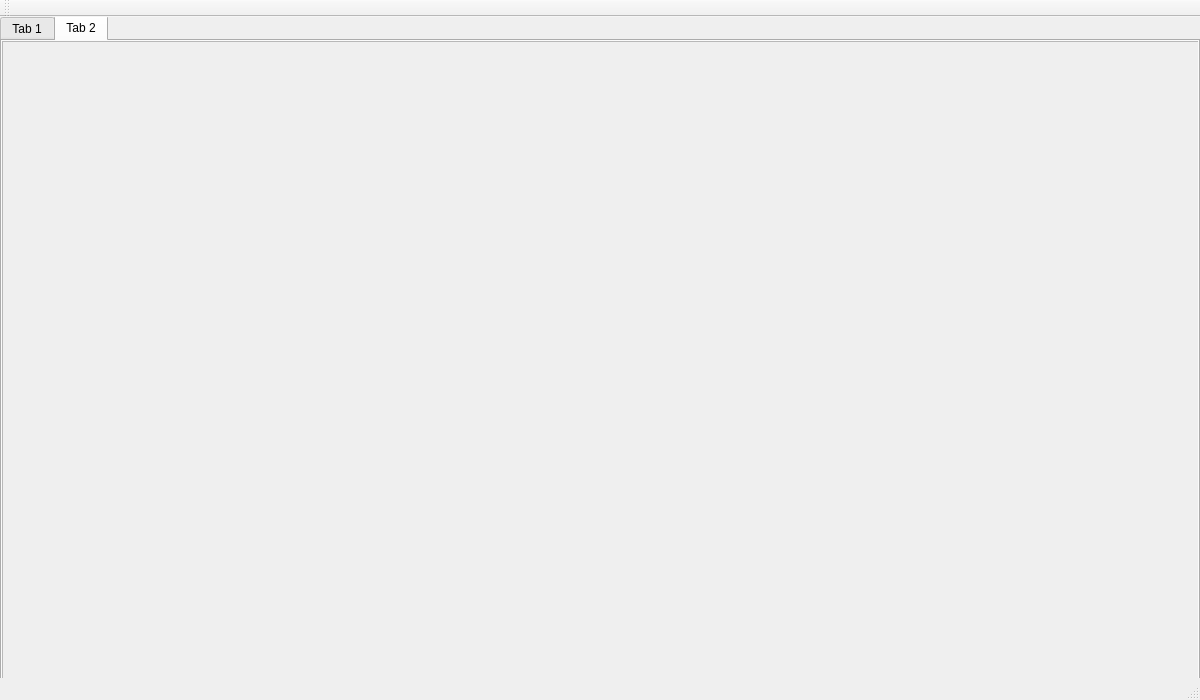
<?xml version="1.0" encoding="UTF-8"?>
<ui version="4.0">
 <class>MainWindow</class>
 <widget class="QMainWindow" name="MainWindow">
  <property name="geometry">
   <rect>
    <x>0</x>
    <y>0</y>
    <width>1200</width>
    <height>700</height>
   </rect>
  </property>
  <property name="windowTitle">
   <string>MainWindow</string>
  </property>
  <widget class="QWidget" name="centralWidget">
   <widget class="QTabWidget" name="tabs">
    <property name="geometry">
     <rect>
      <x>0</x>
      <y>-2</y>
      <width>1200</width>
      <height>801</height>
     </rect>
    </property>
    <property name="currentIndex">
     <number>1</number>
    </property>
    <widget class="QWidget" name="tabAnimation">
     <attribute name="title">
      <string>Tab 1</string>
     </attribute>
     <widget class="QScrollArea" name="scrollArea">
      <property name="geometry">
       <rect>
        <x>0</x>
        <y>0</y>
        <width>1300</width>
        <height>800</height>
       </rect>
      </property>
      <property name="minimumSize">
       <size>
        <width>1300</width>
        <height>700</height>
       </size>
      </property>
      <property name="widgetResizable">
       <bool>true</bool>
      </property>
      <widget class="QWidget" name="scrollAreaWidgetContents">
       <property name="geometry">
        <rect>
         <x>0</x>
         <y>0</y>
         <width>1298</width>
         <height>798</height>
        </rect>
       </property>
      </widget>
     </widget>
    </widget>
    <widget class="QWidget" name="tabSettings">
     <attribute name="title">
      <string>Tab 2</string>
     </attribute>
     <widget class="QScrollArea" name="scrollArea2">
      <property name="geometry">
       <rect>
        <x>0</x>
        <y>0</y>
        <width>1300</width>
        <height>800</height>
       </rect>
      </property>
      <property name="minimumSize">
       <size>
        <width>1300</width>
        <height>700</height>
       </size>
      </property>
      <property name="widgetResizable">
       <bool>true</bool>
      </property>
      <widget class="QWidget" name="scrollAreaWidgetContents_2">
       <property name="geometry">
        <rect>
         <x>0</x>
         <y>0</y>
         <width>1298</width>
         <height>798</height>
        </rect>
       </property>
      </widget>
     </widget>
    </widget>
   </widget>
  </widget>
  <widget class="QMenuBar" name="menuBar">
   <property name="geometry">
    <rect>
     <x>0</x>
     <y>0</y>
     <width>1200</width>
     <height>25</height>
    </rect>
   </property>
  </widget>
  <widget class="QToolBar" name="mainToolBar">
   <attribute name="toolBarArea">
    <enum>TopToolBarArea</enum>
   </attribute>
   <attribute name="toolBarBreak">
    <bool>false</bool>
   </attribute>
  </widget>
  <widget class="QStatusBar" name="statusBar"/>
 </widget>
 <layoutdefault spacing="6" margin="11"/>
 <resources/>
 <connections/>
</ui>
